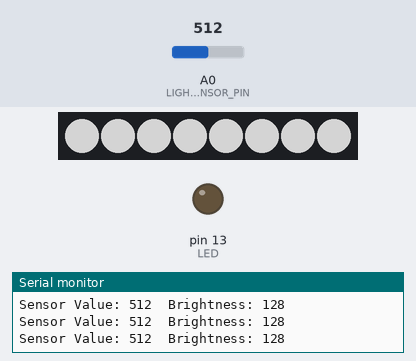
A sketch run on a simulated Arduino Uno, built with avr-gcc and run on an emulated ATmega328P. Shown: 8 RGB LEDs in strip order, left to right, output pins drawn as LEDs (lit = HIGH), the last lines printed to the serial monitor. Inputs (shaded band) come from the test bench; at power-on: A0 (LIGHT_SENSOR_PIN) = 512. Dim RGB values are drawn brighter than linear.

Above: at 1.2 s.
1.3 s: A0 (LIGHT_SENSOR_PIN) set to 1023
At 1.7 s:
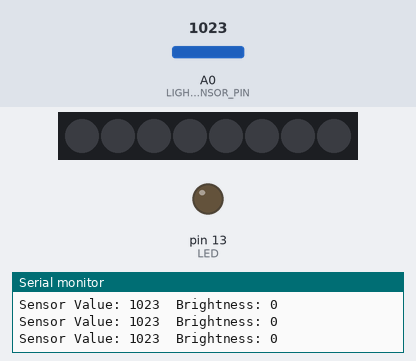
2.8 s: A0 (LIGHT_SENSOR_PIN) set to 900
At 3.9 s:
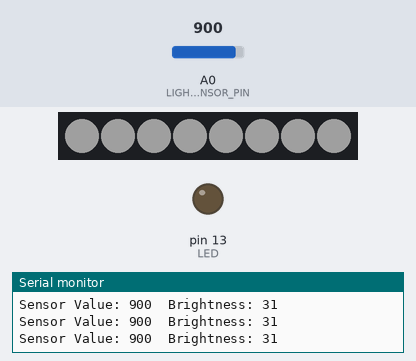
4.3 s: A0 (LIGHT_SENSOR_PIN) set to 716
At 5.3 s:
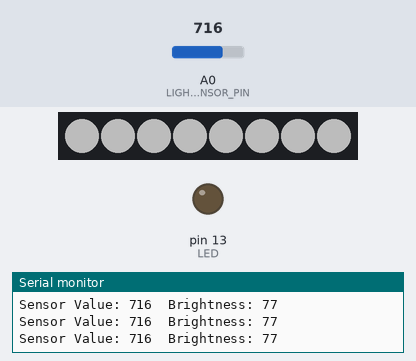
5.9 s: A0 (LIGHT_SENSOR_PIN) set to 306
At 6.6 s:
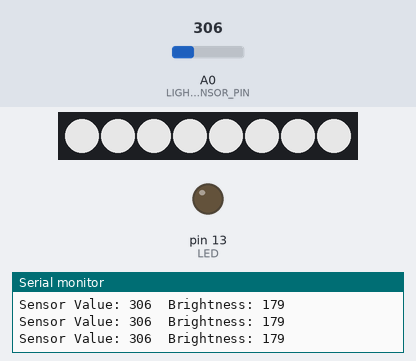
Timing chart, 0 to 8.4 s (numbered marks = the images above; inputs shaded):
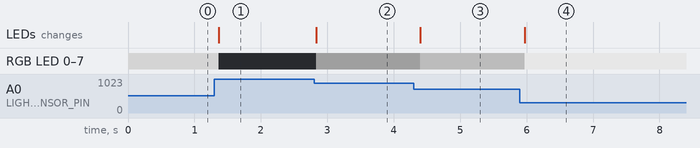

Measured:
- after the input at 1.3 s, RGB LED 0–7: RGB(128, 128, 128) → off after 0.07 s; the LEDs: change after 0.07 s (image 1)
- after the input at 2.8 s, RGB LED 0–7: off → RGB(31, 31, 31) at once; the LEDs: change at once (image 2)
- after the input at 4.3 s, RGB LED 0–7: RGB(31, 31, 31) → RGB(77, 77, 77) after 0.10 s; the LEDs: change after 0.10 s (image 3)
- after the input at 5.9 s, RGB LED 0–7: RGB(77, 77, 77) → RGB(179, 179, 179) after 0.07 s; the LEDs: change after 0.07 s (image 4)

The sketch:

team11_02.ino
```cpp
#include <Adafruit_NeoPixel.h>
#ifdef __AVR__
 #include <avr/power.h> // Required for 16 MHz Adafruit Trinket
#endif
#define LED 13 // LED 핀 정의
#define PIN        7
#define NUMPIXELS 8
#define LIGHT_SENSOR_PIN A0 // 조도 센서 핀 정의

// 센서 값의 범위 설정 (최대값과 최소값)
#define MAX_SENSOR_VAL 1023 // 아날로그 센서의 최대 값 (1023)
#define MIN_SENSOR_VAL 0 // 아날로그 센서의 최소 값 (0)

Adafruit_NeoPixel pixels(NUMPIXELS, PIN, NEO_GRB + NEO_KHZ800);

void setup() {
    Serial.begin(115200); // 시리얼 통신 시작
    pinMode(LED, OUTPUT); // LED 핀을 출력 모드로 설정
    pixels.begin();
}

void loop() {
    // 아날로그 센서 값 읽기 (0 ~ 1023 범위)
    int sensorValue = analogRead(LIGHT_SENSOR_PIN);

    // 어두운 곳에서는 밝아지도록 매핑: 0은 가장 어두운 곳(밝게), 1023은 가장 밝은 곳(어둡게)
    int brightness = map(sensorValue, MIN_SENSOR_VAL, MAX_SENSOR_VAL, 255, 0); // 어두우면 밝고, 밝으면 어두운 값으로 매핑

    // 센서 값 및 밝기 값을 시리얼 모니터에 출력 (디버깅 용)
    Serial.print("Sensor Value: ");
    Serial.print(sensorValue);
    Serial.print("\tBrightness: ");
    Serial.println(brightness);

    // LED 밝기 조절
    control_brightness(brightness);

    delay(100); // 잠시 대기 (0.1초)

}

void control_brightness(int light)
{
  for(int i=0; i<NUMPIXELS; i++)
  {
    pixels.setPixelColor(i, pixels.Color(light, light, light));
    pixels.show();
  }
}

void turn0ff()
{
  for(int i=0; i<NUMPIXELS; i++)
  {
    pixels.setPixelColor(i, pixels.Color(0, 0, 0));
    pixels.show();
  }
}
```
